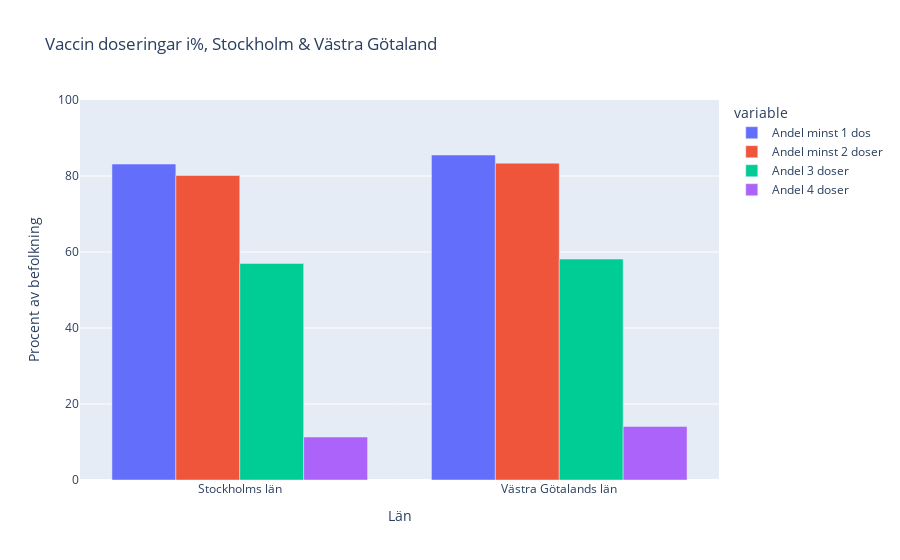

The code cell stored with this chart in its notebook:
### Code cell
fig = px.bar(
    data_by_county.loc[["Stockholms län", "Västra Götalands län"]],
    y=["Andel minst 1 dos", "Andel minst 2 doser", "Andel 3 doser", "Andel 4 doser"],
    barmode="group",
    title="Vaccin doseringar i%, Stockholm & Västra Götaland",
    labels={"value":"Procent av befolkning", "Län_namn":"Län"}
)
fig.update_layout(yaxis_range=[0,100])
fig.show()
fig.write_html("Visualiseringar/Vaccin_dosering_Stockholm_Västra_Götaland.html")

### Figure 1 — Plotly figure (JSON) as saved in the notebook; plotly's stock layout.template omitted (floating-point values rounded to 4 significant figures)
{"data": [{"alignmentgroup": "True", "hovertemplate": "variable=Andel minst 1 dos<br>Län=%{x}<br>Procent av befolkning=%{y}<extra></extra>", "legendgroup": "Andel minst 1 dos", "marker": {"color": "#636efa", "pattern": {"shape": ""}}, "name": "Andel minst 1 dos", "offsetgroup": "Andel minst 1 dos", "orientation": "v", "showlegend": true, "textposition": "auto", "type": "bar", "x": ["Stockholms län", "Västra Götalands län"], "xaxis": "x", "y": [83.14, 85.52], "yaxis": "y"}, {"alignmentgroup": "True", "hovertemplate": "variable=Andel minst 2 doser<br>Län=%{x}<br>Procent av befolkning=%{y}<extra></extra>", "legendgroup": "Andel minst 2 doser", "marker": {"color": "#EF553B", "pattern": {"shape": ""}}, "name": "Andel minst 2 doser", "offsetgroup": "Andel minst 2 doser", "orientation": "v", "showlegend": true, "textposition": "auto", "type": "bar", "x": ["Stockholms län", "Västra Götalands län"], "xaxis": "x", "y": [80.13, 83.37], "yaxis": "y"}, {"alignmentgroup": "True", "hovertemplate": "variable=Andel 3 doser<br>Län=%{x}<br>Procent av befolkning=%{y}<extra></extra>", "legendgroup": "Andel 3 doser", "marker": {"color": "#00cc96", "pattern": {"shape": ""}}, "name": "Andel 3 doser", "offsetgroup": "Andel 3 doser", "orientation": "v", "showlegend": true, "textposition": "auto", "type": "bar", "x": ["Stockholms län", "Västra Götalands län"], "xaxis": "x", "y": [57.0, 58.15], "yaxis": "y"}, {"alignmentgroup": "True", "hovertemplate": "variable=Andel 4 doser<br>Län=%{x}<br>Procent av befolkning=%{y}<extra></extra>", "legendgroup": "Andel 4 doser", "marker": {"color": "#ab63fa", "pattern": {"shape": ""}}, "name": "Andel 4 doser", "offsetgroup": "Andel 4 doser", "orientation": "v", "showlegend": true, "textposition": "auto", "type": "bar", "x": ["Stockholms län", "Västra Götalands län"], "xaxis": "x", "y": [11.32, 14.11], "yaxis": "y"}], "layout": {"barmode": "group", "legend": {"title": {"text": "variable"}, "tracegroupgap": 0}, "title": {"text": "Vaccin doseringar i%, Stockholm & Västra Götaland"}, "xaxis": {"anchor": "y", "domain": [0, 1], "title": {"text": "Län"}}, "yaxis": {"anchor": "x", "domain": [0, 1], "range": [0, 100], "title": {"text": "Procent av befolkning"}}}}
